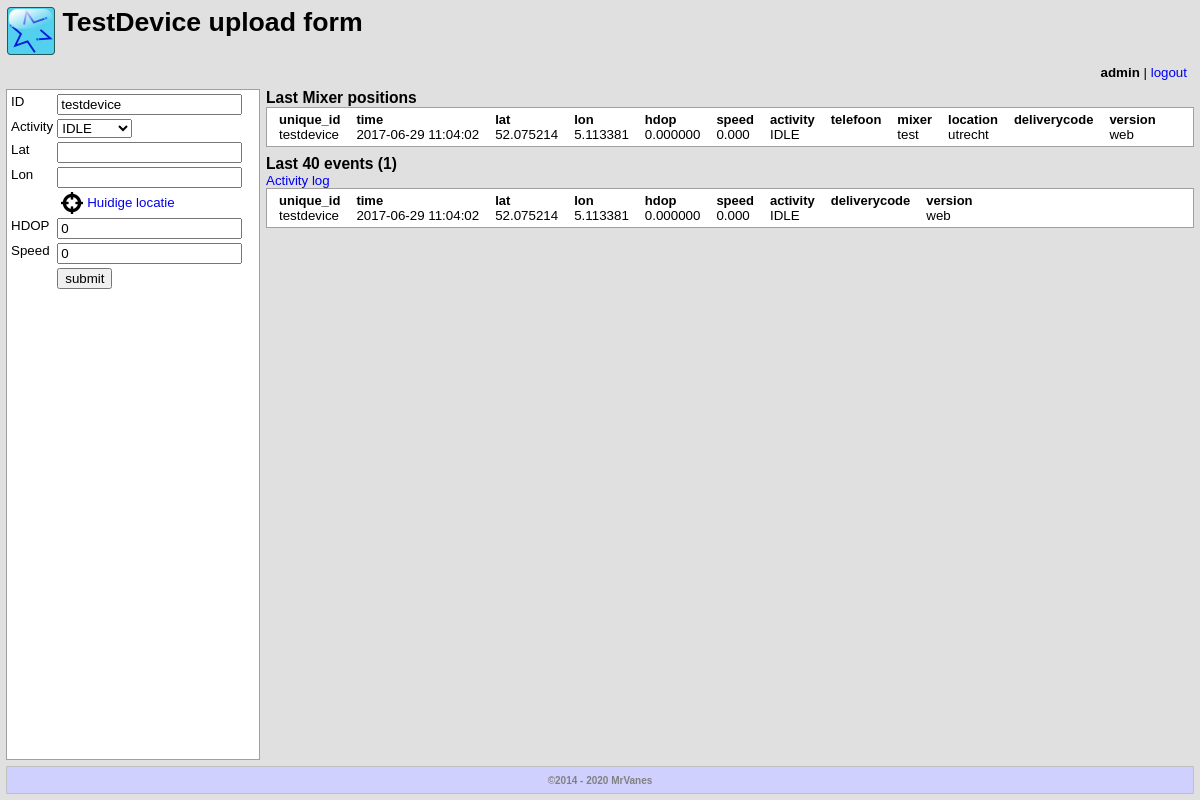
Screenshot of /test (signed in) with the database file from the repository.
### tables this page shows
CREATE TABLE `users` (
  `user_id` int(11) NOT NULL AUTO_INCREMENT,
  `location_id` int(11) NOT NULL,
  `name` varchar(20) NOT NULL,
  `password` varchar(32) NOT NULL,
  `admin` bit(1) NOT NULL DEFAULT b'0',
  `attributes` text,
  PRIMARY KEY (`user_id`),
  UNIQUE KEY `name_UNIQUE` (`name`)
);

CREATE TABLE `trace` (
  `unique_id` varchar(16) NOT NULL,
  `time` datetime NOT NULL,
  `lat` float(10,6) NOT NULL,
  `lon` float(10,6) NOT NULL,
  `hdop` float(10,6) NOT NULL,
  `speed` float(5,3) NOT NULL,
  `activity` varchar(10) NOT NULL,
  `deliverycode` varchar(8) DEFAULT NULL,
  `version` varchar(10) DEFAULT NULL,
  PRIMARY KEY (`unique_id`,`time`)
);

### index.php (called while the page is built, shortened)
<?php
require_once('lib/authentication.php');
$path = rtrim($_SERVER['PATH_INFO'], '/');
$page = 'pages';
$pathArr = explode('/', $path);
foreach ($pathArr as $p) {
  $page .= $p . '/';
  $initpage = $page . 'init.php';
  if (is_file($initpage)) {
    include($initpage);
  }
}
include('templates/' . $t['site'] . "/site.php");
?>

### pages/init.php (called while the page is built, shortened)
<?php
$t['site'] = 'default';
$t['head'] = 'default';
$t['header'] = 'default';
$t['navigator'] = 'default';
$t['content'] = 'default';
$t['footer'] = 'default';
if (!authenticated()) login();
?>

### pages/test/init.php (called while the page is built, shortened)
<?php
$t['title'] = 'TestDevice upload form';
$t['head'] = 'test';
$t['content'] = 'test';
$t['navigator'] = 'test';
$query = "SELECT `unique_id`, `time`, `lat`, `lon`, `hdop`, `speed`, `activity`, `deliverycode`, `version` FROM trace ORDER BY `time` DESC LIMIT 40 ";
db_select($query, $trace);
$query_alt = "SELECT tr_o.`unique_id`, tr_o.`time`, tr_o.`lat`, tr_o.`lon`, tr_o.`hdop`, tr_o.`speed`, tr_o.`activity`, d.`description`, m.`name` as mname, l.`name` as lname,  tr_o.`deliverycode`, tr_o.`version`
FROM trace tr_o
JOIN devices d ON d.unique_id = tr_o.unique_id
JOIN mixers m ON m.mixer_id = d.mixer_id
JOIN locations l ON l.location_id = m.location_id
INNER JOIN (
        SELECT MAX(`time`) as maxtime, unique_id
        FROM trace
        GROUP BY unique_id
) tr_i ON (tr_i.unique_id = tr_o.unique_id AND tr_o.`time` = tr_i.`maxtime`)
ORDER BY `time` DESC";
db_select($query_alt, $lastpos);
$query = "SELECT COUNT(`time`) as n FROM trace";
db_select($query, $count);
?>

### lib/authentication.php (called while the page is built, shortened)
<?php
function authenticated() {
  global $messages, $errors;
  if (isset($_SESSION['user_id'])) {
    $user_id = $_SESSION['user_id'];
    $query = "SELECT user_id, name, admin, attributes FROM users WHERE user_id = $user_id";
    if (db_select($query, $users, 'user_id')) {
      $user_name = $users[$user_id]['name'];
      return true;
    } else {
      $errors[] = "Er is iets mis met de gebruiker";
      return false;
    }
  } else {
    return false;
  }
}
?>

### lib/database.php (called while the page is built, shortened)
<?php
function db_select($query, &$result, $index = null) {
  global $db;
  global $Q_ERROR;
  $rows = FALSE;
  $res = mysqli_query($db, $query);
  if ($res) $rows = mysqli_num_rows($res);
  else $Q_ERROR[$query]=mysqli_error($db);
  return $rows;
}
?>

### templates/test/content.php (the view)
<h3>Last Mixer positions</h3>
<div class=light>
<table>
<tr>
<th>unique_id</th><th>time</th><th>lat</th><th>lon</th><th>hdop</th><th>speed</th><th>activity</th><th>telefoon</th><th>mixer</th><th>location</th><th>deliverycode</th><th>version</th>
</tr>
<?php
foreach ($lastpos as $record) {
  echo "<tr>\n";
  echo "<td>" . $record['unique_id'] . "</td>\n";
  echo "<td>" . $record['time'] . "</td>\n";
  echo "<td>" . $record['lat'] . "</td>\n";
  echo "<td>" . $record['lon'] . "</td>\n";
  echo "<td>" . $record['hdop'] . "</td>\n";
  echo "<td>" . $record['speed'] . "</td>\n";
  echo "<td>" . $record['activity'] . "</td>\n";
  echo "<td>" . $record['description'] . "</td>\n";
  echo "<td>" . $record['mname'] . "</td>\n";
  echo "<td>" . $record['lname'] . "</td>\n";
  echo "<td>" . $record['deliverycode'] . "</td>\n";
  echo "<td>" . $record['version'] . "</td>\n";
  echo "</tr>\n";
}
?>
</table>
</div>
<h3>Last 40 events (<?=$count[0]['n']?>)</h3> <a href="<?=$path."/activity"?>">Activity log</a>
<div class=light>
<table>
<tr>
<th>unique_id</th><th>time</th><th>lat</th><th>lon</th><th>hdop</th><th>speed</th><th>activity</th><th>deliverycode</th><th>version</th>
</tr>
<?php
foreach ($trace as $record) {
  echo "<tr>\n";
  echo "<td>" . $record['unique_id'] . "</td>\n";
  echo "<td>" . $record['time'] . "</td>\n";
  echo "<td>" . $record['lat'] . "</td>\n";
  echo "<td>" . $record['lon'] . "</td>\n";
  echo "<td>" . $record['hdop'] . "</td>\n";
  echo "<td>" . $record['speed'] . "</td>\n";
  echo "<td>" . $record['activity'] . "</td>\n";
  echo "<td>" . $record['deliverycode'] . "</td>\n";
  echo "<td>" . $record['version'] . "</td>\n";
  echo "</tr>\n";
}
?>
</table>
</div>

### templates/default/site.php (shortened to what this page needs)
<html>
<head>
  <link rel="stylesheet" href="/style/default.css" />
</head>
<body<?=(isset($t['onload'])?" onload=\"" . $t['onload']:"") . "\""?>>
<table class=wrapper>
<tr>
  <td class=header colspan=2><?php include("templates/" . $t['header'] . "/header.php")?></td>
</tr>
<tr>
  <td class=navigator><?php include("templates/" . $t['navigator'] . "/navigator.php")?></td>
  <td class=content><?php include("templates/" . $t['content'] . "/content.php")?></td>
</tr>
<tr>
  <td class=footer colspan=2 style='vertical-align: middle;'><?php include("templates/" . $t['footer']  . "/footer.php")?></td>
</tr>
</table>
</body>

### templates/default/header.php (shortened to what this page needs)
<h1><a href="/"><img src="/style/tracker.png" align="top"></a> <?=$t['title']?></h1>
<div class=login><?=($user_name?"<b>$user_name</b> | <a href=\"/logout\">logout</a>":"<a href=\"/login\">login</a>")?></div>

### templates/test/navigator.php (shortened to what this page needs)
<form name=myform action=post.php method=POST onsubmit='addHash(); return false;'>
<table>
<tr><td>ID</td><td><input type=text name=id value=testdevice></td></tr>
<tr><td>Activity</td><td>
<select name=activity>
<option value='IDLE'>IDLE</option>
</select>
</td></tr>
<tr><td>Lat</td><td><input type=text name=lat></td></tr>
<tr><td>Lon</td><td><input type=text name=lon></td></tr>
<tr><td></td><td><a href="#" onclick="getLocation(); return false;"><img src="/style/location.png" align=center hspace=4>Huidige locatie</a></td></tr>
<tr><td>HDOP</td><td><input type=text name=hdop value=0></td></tr>
<tr><td>Speed</td><td><input type=text name=speed value=0></td></tr>
<tr><td></td><td><input type=submit name=action value=submit ></td></tr>
</table>
</form>

### templates/default/footer.php (shortened to what this page needs)
&copy;2014 - 2020 MrVanes

### style/default.css (style rules this page uses)
* { font-family: verdana, sans-serif; }
html { height: 100%; }
h1, h2, h3, h4 { margin: 0px; }
a { text-decoration: none; }
table.wrapper { width: 100%; height: 100%; border-spacing: 6px; }
table.wrapper td { vertical-align: top; }
td.navigator { height: 100%; background: white; border: 1px solid #a0a0a0; width: 250px; }
td.content { height: 100%; padding: 0px; }
td.footer { height: 28px; background: #d0d0ff; border: 1px solid #c0c0c0; font-size: x-small; font-weight: bold; color: grey; text-align: center; vertical-align: middle; }
td { font-size: smaller; }
div.login { float: right; margin: 8px 2px 0px 0px; padding: 2px 4px; }
.content table { border-collapse: collapse; }
.content th { font-size: small; text-align: left; }
.content td,th { padding: 0px 8px; vertical-align: bottom; }
div.light { background: white; padding: 4px; border: 1px solid #a0a0a0; margin-bottom: 8px; }

### rows the page displays
users: name "admin"
trace: unique "testdevice", time "2017-06-29 11:04:02", lat "52.075214", lon "5.113381", hdop "0.000000", speed "0.000", activity "IDLE", mname "test", lname "utrecht", version "web"

### other values shown
$t['title'] "TestDevice upload form"
$count[0]['n'] "1"
